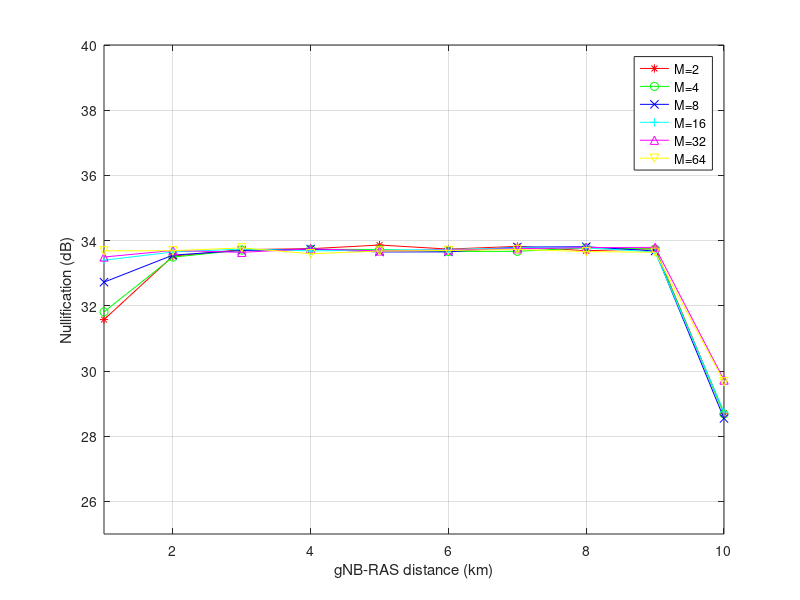
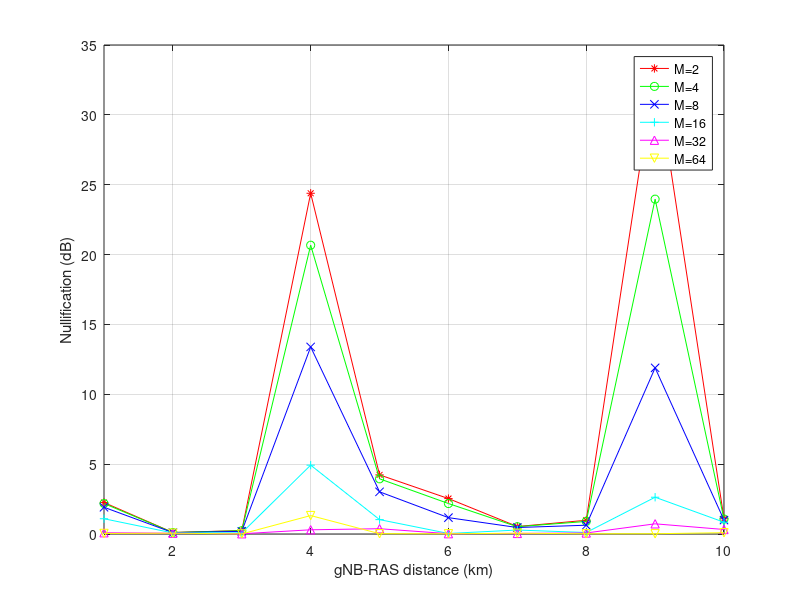

These figures' MATLAB source, in order:
load('UE_snr_gain_1000.mat');
load('RAS_snr_gain_1000.mat');
RAS_null = -flip(mean(RAS_snr_gain,3));
UE_null = -flip(mean(UE_snr_gain,3));
dist = 1:10;
lineSpec = ['-*r'; '-og'; '-xb'; '-+c'; '-^m'; '-vy'];
figure;
for i=1:size(RAS_null,2)
	plot(dist,RAS_null(:,i),lineSpec(i,:));
	hold on;
end
grid on;
legend("M=2","M=4","M=8","M=16","M=32","M=64");
ylim([25 40]);
xlim([1 10]);
xlabel('gNB-RAS distance (km)');
ylabel('Nullification (dB)');
figure;
for i=1:size(UE_null,2)
	plot(dist,UE_null(:,i),lineSpec(i,:));
	hold on;
end
grid on;
legend("M=2","M=4","M=8","M=16","M=32","M=64");
ylim([0 35]);
xlim([1 10]);
xlabel('gNB-RAS distance (km)');
ylabel('Nullification (dB)');